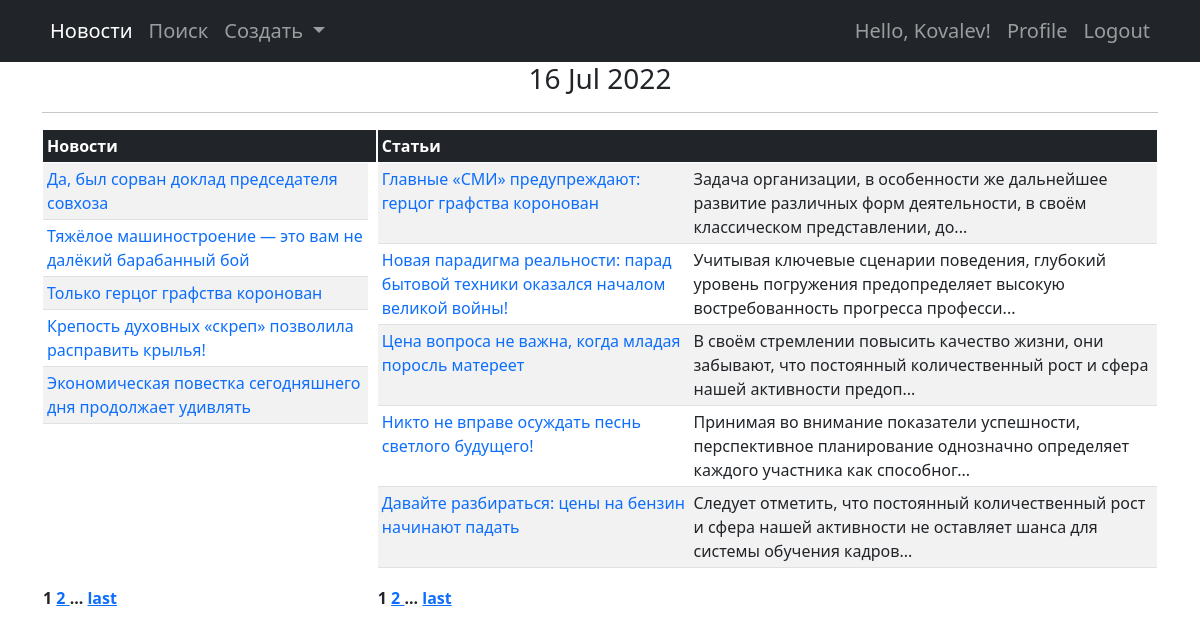
The app's page /news/ (signed in) with its own data.
### news/models.py (models this page shows, shortened)
class Post(models.Model):
    author = models.ForeignKey(Author, on_delete=models.CASCADE, null=False)
    isNews = models.BooleanField(default=True)
    time_in = models.DateTimeField(auto_now_add=True)
    category = models.ManyToManyField(Category, through='PostCategory', null=False)
    title = models.CharField(max_length=255, null=False)
    text = models.TextField(null=False)
    rating = models.IntegerField(default=0)
    def preview(self):
        return self.text[:124] + '...'

### news/views.py (the view)
# urls.py: path('', post_table_view, name='post_list_url'),
@login_required
def post_table_view(request):
    news_paginator = Paginator(Post.objects.filter(isNews=True).order_by('-id'), 5)
    news_page = request.GET.get('news_page') if 'news_page' in request.GET else cache.get('news_page', 1)
    cache.set('news_page', news_page)
    news_list = news_paginator.get_page(news_page)
    article_paginator = Paginator(Post.objects.filter(isNews=False).order_by('-id'), 5)
    article_page = request.GET.get('article_page') if 'article_page' in request.GET else cache.get('article_page', 1)
    cache.set('article_page', article_page)
    article_list = article_paginator.get_page(article_page)
    return render(request, 'news/post_main.html', {'section': 'news',
                                                   'news_list': news_list,
                                                   'article_list': article_list})

### news/templatetags/custom_tags.py (called while the page is built)
@register.simple_tag()
def current_time_tag(format_string='%d %b %Y'):
    return datetime.utcnow().strftime(format_string)

### templates/news/post_main.html (shortened to what this page needs)
{% extends 'flatpages/default.html' %}
{% load custom_filters %}
{% load custom_tags %}
{% block content_title %}<h3>{% current_time_tag '%d %b %Y' %}</h3><hr>{% endblock content_title %}
{% block content %}
    <table>
        <tr>
            <td valign="top" width="30%">
                {% include "news/post_table.html" with post_list=news_list mode='news' title='Новости' %}
            </td>
            <td valign="top">
                {% include "news/post_table.html" with post_list=article_list mode='article' title='Статьи' %}
            </td>
        </tr>
        <tr>
            <th valign="top">
                {% include "news/paginator.html" with obj_list=news_list page='news_page' %}
            </th>
            <th valign="top">
                {% include "news/paginator.html" with obj_list=article_list page='article_page' %}
            </th>
        </tr>
    </table>
{% endblock %}

### templates/flatpages/default.html (shortened to what this page needs)
{% load custom_tags %}
<!DOCTYPE html>
<html lang="en">
    <head>
        {% load static %}
        <link href="{% static 'css/styles.css' %}" rel="stylesheet" />
    </head>
    <body>
        <nav class="navbar navbar-expand-lg navbar-dark bg-dark">
            <div class="container" align="center">
                {% block navbar_left %}
                    <ul class="navbar-nav ms-auto mb-2 mb-lg-0">
                        <li class="nav_item">
                            <a class="nav-link {% if section == 'news' %}active{% endif %}" href="/news/">
                                Новости
                            </a>
                        </li>
                        <li class="nav_item">
                            <a class="nav-link {% if section == 'search' %}active{% endif %}" href="/news/search/">
                                Поиск
                            </a>
                        </li>
                        <li class="nav-item dropdown">
                            <a class="nav-link dropdown-toggle {% if section == 'create' %}active{% endif %}"
                                id="navbarDropdown"
                                href="#"
                                role="button"
                                data-bs-toggle="dropdown"
                                aria-expanded="false">
                                    Создать
                            </a>
                        </li>
                    </ul>
                {% endblock navbar_left %}
                <div class="collapse navbar-collapse" id="navbarSupportedContent">
                    <ul class="navbar-nav ms-auto mb-2 mb-lg-0">
                        {% if request.user.is_authenticated %}
                            <li class="nav_item">
                                <a class="nav-link">
                                    Hello, {{ request.user.username }}!
                                </a>
                            </li>
                            <li class="nav_item">
                                <a class="nav-link {% if section == 'profile' %}active{% endif %}" href="{% url "profile_url" %}">
                                    Profile
                                </a>
                            </li>
                            <li class="nav_item">
                                <a class="nav-link" href="{% url "logout_url" %}">
                                    Logout
                                </a>
                            </li>
                        {% else %}
                            <li class="nav_item">
                                <a class="nav-link {% if request.path != '/logout/' %}active{% endif %}" href="{% url "login_url" %}">
                                    Log-in
                                </a>
                            </li>
                        {% endif %}
                    </ul>
                </div>
            </div>
        </nav>
        <div class="container" align="center">
            <div align="center">
                {% block content_title %}
                {% endblock content_title %}
            </div>
            {% block content %}{% endblock content %}
        </div>
    </body>
</html>

### templates/news/post_table.html
<table class="table table-striped table-sm">
    <thead class="table-dark">
        <tr>
            <th>{{ title }}</th>
            <th></th>
        </tr>
    </thead>
    <tbody>
        {% for post in post_list %}
            <tr>
                <td>
                    <a style="text-decoration: none" href="/news/{{ post.id }}/view/">{{ post.title }}</a>
                </td>
                {% if mode == 'article' %}
                    <td width="60%">
                        {{ post.preview }}
                    </td>
                {% endif %}
            </tr>
        {% endfor %}
    </tbody>
</table>

### records on screen
Post: title "Да, был сорван доклад председателя совхоза"
Post: title "Тяжёлое машиностроение — это вам не далёкий барабанный бой"
Post: title "Только герцог графства коронован"
Post: title "Крепость духовных «скреп» позволила расправить крылья!"
Post: title "Экономическая повестка сегодняшнего дня продолжает удивлять"
Post: title "Главные «СМИ» предупреждают: герцог графства коронован", preview "Задача организации, в особенности же дальнейшее развитие различных форм деятельности, в своём классическом представлении, до..."
Post: title "Новая парадигма реальности: парад бытовой техники оказался началом великой войны!", preview "Учитывая ключевые сценарии поведения, глубокий уровень погружения предопределяет высокую востребованность прогресса професси..."
Post: title "Цена вопроса не важна, когда младая поросль матереет", preview "В своём стремлении повысить качество жизни, они забывают, что постоянный количественный рост и сфера нашей активности предоп..."
Post: title "Никто не вправе осуждать песнь светлого будущего!", preview "Принимая во внимание показатели успешности, перспективное планирование однозначно определяет каждого участника как способног..."
Post: title "Давайте разбираться: цены на бензин начинают падать", preview "Следует отметить, что постоянный количественный рост и сфера нашей активности не оставляет шанса для системы обучения кадров..."

### other values on screen
{{ request.user.username }} "Kovalev"
{{ title }} "Новости Статьи"
{{ obj_list.number }} "1 1"
{{ obj_list.next_page_number }} "2 2"
